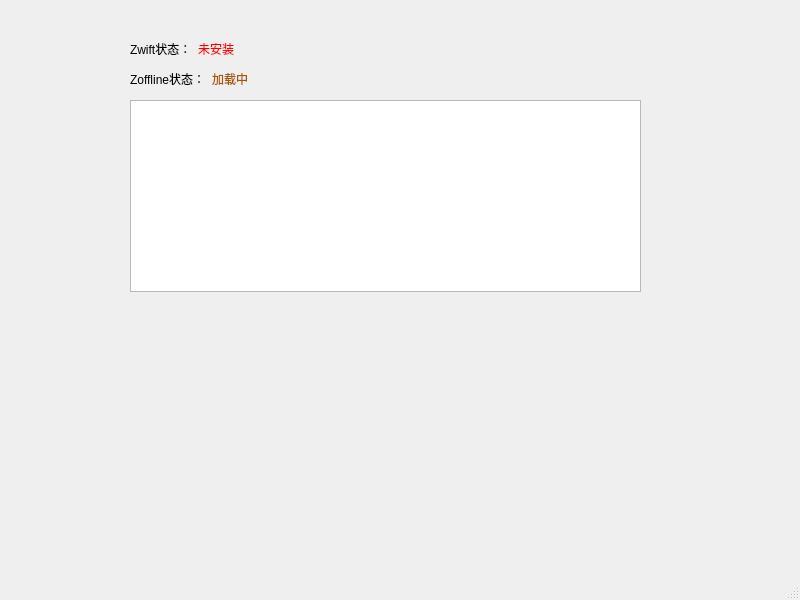
<?xml version="1.0" encoding="UTF-8"?>
<ui version="4.0">
 <class>MainWindow</class>
 <widget class="QMainWindow" name="MainWindow">
  <property name="geometry">
   <rect>
    <x>0</x>
    <y>0</y>
    <width>800</width>
    <height>600</height>
   </rect>
  </property>
  <property name="windowTitle">
   <string>MainWindow</string>
  </property>
  <widget class="QWidget" name="centralwidget">
   <widget class="QWidget" name="formLayoutWidget">
    <property name="geometry">
     <rect>
      <x>130</x>
      <y>40</y>
      <width>111</width>
      <height>17</height>
     </rect>
    </property>
    <layout class="QFormLayout" name="formLayout_zwiftStatus">
     <item row="0" column="0">
      <widget class="QLabel" name="label_zwiftStatusTips">
       <property name="text">
        <string>Zwift状态：</string>
       </property>
      </widget>
     </item>
     <item row="0" column="1">
      <widget class="QLabel" name="label_zwiftStatus">
       <property name="styleSheet">
        <string notr="true">QLabel { color: rgb(255, 0, 0); }</string>
       </property>
       <property name="text">
        <string>未安装</string>
       </property>
      </widget>
     </item>
    </layout>
   </widget>
   <widget class="QWidget" name="formLayoutWidget_2">
    <property name="geometry">
     <rect>
      <x>130</x>
      <y>70</y>
      <width>123</width>
      <height>17</height>
     </rect>
    </property>
    <layout class="QFormLayout" name="formLayout_zofflineStatus">
     <item row="0" column="1">
      <widget class="QLabel" name="label_zofflineStatus">
       <property name="styleSheet">
        <string notr="true">QLabel { color: rgb(170, 85, 0); }</string>
       </property>
       <property name="text">
        <string>加载中</string>
       </property>
      </widget>
     </item>
     <item row="0" column="0">
      <widget class="QLabel" name="label_zofflineStatusTip">
       <property name="text">
        <string>Zoffline状态：</string>
       </property>
      </widget>
     </item>
    </layout>
   </widget>
   <widget class="QTextBrowser" name="textBrowser_log">
    <property name="geometry">
     <rect>
      <x>130</x>
      <y>100</y>
      <width>511</width>
      <height>192</height>
     </rect>
    </property>
   </widget>
  </widget>
  <widget class="QMenuBar" name="menubar">
   <property name="geometry">
    <rect>
     <x>0</x>
     <y>0</y>
     <width>800</width>
     <height>20</height>
    </rect>
   </property>
  </widget>
  <widget class="QStatusBar" name="statusbar"/>
 </widget>
 <resources/>
 <connections/>
</ui>
